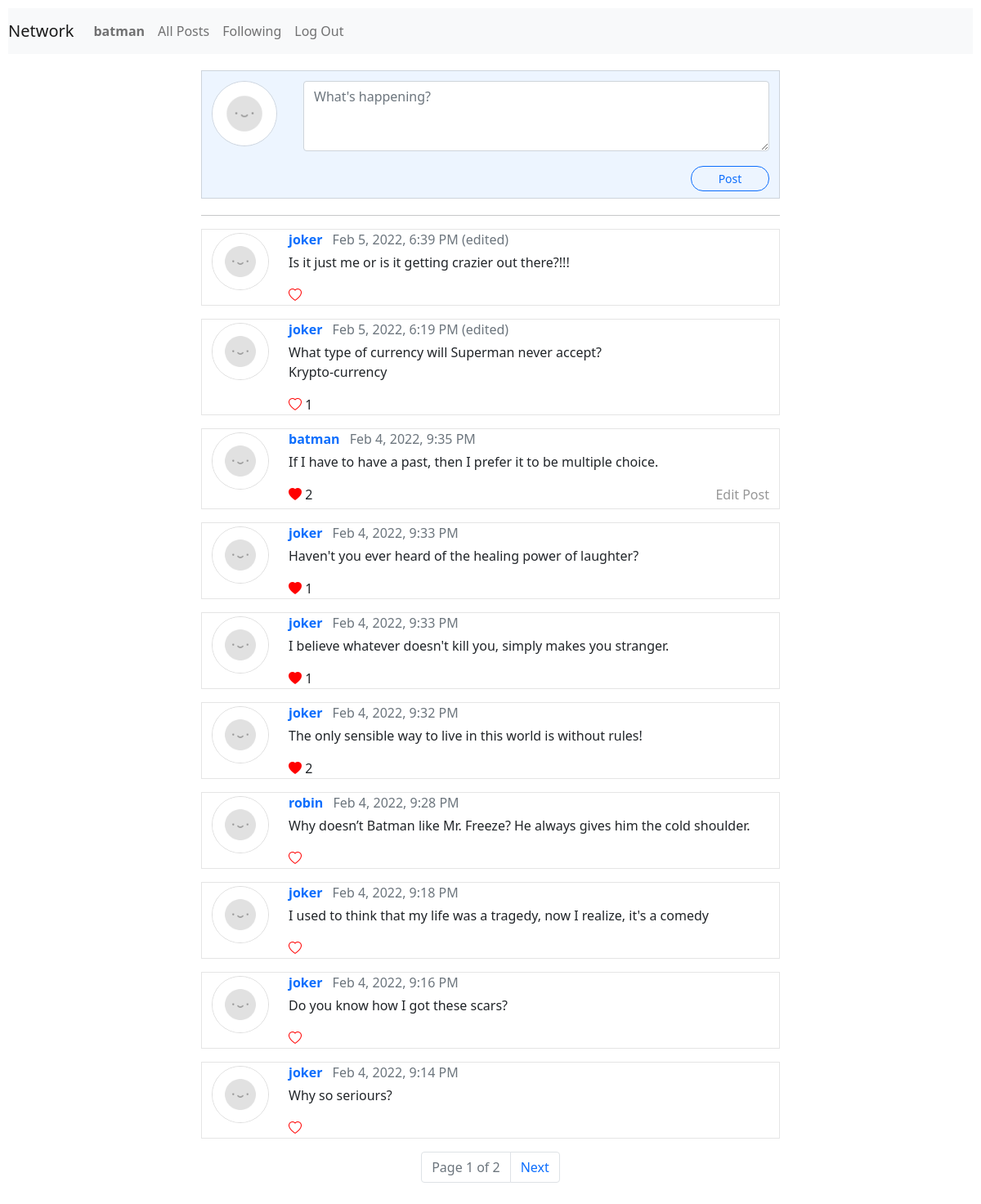
/ (signed in), run on the app's committed database.
### network/models.py (models this page shows, shortened)
class User(AbstractUser):
    following = models.ManyToManyField('self', symmetrical=False)
    followers = models.ManyToManyField('self', symmetrical=False, related_name='subs')
    joined = models.DateTimeField(auto_now_add=True)
    def __str__(self) -> str:
        return self.username

class Post(models.Model):
    author = models.ForeignKey(User, on_delete=models.CASCADE, related_name="posts")
    content = models.TextField()
    likes = models.ManyToManyField(User)
    timestamp = models.DateTimeField(auto_now_add=True)
    updated = models.BooleanField(default=False)
    class Meta:
        ordering = ['-timestamp']

### network/views.py (the view)
# urls.py: path("", views.index, name="index"),
def index(request):
    if request.method == "POST":
        content = request.POST['post']
        Post.objects.create(author=request.user, content=content)
        return redirect('index')
    else:
        posts = Post.objects.all()
        paginator = Paginator(posts, 10)
        page_number = request.GET.get('page')
        page_obj = paginator.get_page(page_number)
        return render(request, 'network/index.html', {
            "page_obj": page_obj,
        })

### network/templates/network/index.html (shortened to what this page needs)
{% extends "network/layout.html" %}
{% load static %}
{% block body %}
    <div class="container postsblock">
        {% if user.is_authenticated %}
            <div class="row mt-2">
                <div class="col-auto">
                    <img class="avatar my-1" src="{% static 'network/avatar.png' %}" alt="avatar"
                    height="80px" width="80px">
                </div>
                <div class="col">
                    <form action="{% url 'index' %}" method="post" class="ms-2">
                        <textarea rows="3" name="post" class="comment-input form-control mb-2 mt-1" placeholder="What's happening?" required></textarea>
                        <div class="d-flex justify-content-end">
                            <button class="btn btn-outline-primary btn-sm mb-2" type="submit">Post</button>
                        </div>
                    </form>
                </div>
            </div>
        {% else %}
            <div class="pb-3 notlogged">
                Please, <a href="{% url 'login' %}">Log in</a>  to post.
                Don't have an account? <a href="{% url 'register' %}">Register here.</a>
            </div>
        {% endif %}
    </div>
    {% include "network/posts.html" %}
{% endblock %}

### network/templates/network/layout.html (shortened to what this page needs)
{% load static %}
<!DOCTYPE html>
<html lang="en">
    <head>
        <link href="https://cdn.jsdelivr.net/npm/bootstrap@5.1.3/dist/css/bootstrap.min.css" rel="stylesheet">
        <link rel="stylesheet" href="https://cdn.jsdelivr.net/npm/bootstrap-icons@1.7.2/font/bootstrap-icons.css">
        <link href="{% static 'network/styles.css' %}" rel="stylesheet">
    </head>
    <body>
        <nav class="navbar navbar-expand-lg navbar-light bg-light">
            <a class="navbar-brand" href="{% url 'index' %}">Network</a>
            <div>
              <ul class="navbar-nav mr-auto">
                {% if user.is_authenticated %}
                    <li class="nav-item">
                        <a class="nav-link" href="{% url 'profile' user.id %}"><strong>{{ user.username }}</strong></a>
                    </li>
                {% endif %}
                <li class="nav-item">
                  <a class="nav-link" href="{% url 'index' %}">All Posts</a>
                </li>
                {% if user.is_authenticated %}
                    <li class="nav-item">
                        <a class="nav-link" href="{% url 'following' %}">Following</a>
                    </li>
                    <li class="nav-item">
                        <a class="nav-link" href="{% url 'logout' %}">Log Out</a>
                    </li>
                {% endif %}
              </ul>
            </div>
          </nav>
        <div class="body">
            {% block body %}
            {% endblock %}
        </div>
    </body>
</html>

### network/templates/network/posts.html (shortened to what this page needs)
{% load static %}
<hr>
<div class="container posts">
    {% for post in page_obj %}
        <div class="row my-3 post">
            <div class="col-auto">
                <img class="avatar my-1" src="{% static 'network/avatar.png' %}" alt="avatar"
                height="70px" width="70px">
            </div>
            <div class="col" data-content="{{ post.id }}">
                <div class="mb-1">
                    <strong><a href="{% url 'profile' post.author.id %}">{{ post.author }}</a></strong>
                    <span class="text-muted fw-lighter ms-2">{{ post.timestamp|date:"M j, Y, g:i A" }}</span>
                    <span class="text-muted fw-lighter">
                        {% if post.updated %}
                            (edited)
                        {% endif %}
                    </span>
                </div>
                <div>
                    <p class="content">{{ post.content }}</p>
                    <div class="likes">
                        {% if user in post.likes.all %}
                            <i id="{{ post.id }}" class="bi bi-heart-fill like"></i>
                        {% else %}
                            <i id="{{ post.id }}" class="bi bi-heart like"></i>
                        {% endif %}
                        <span class="count">
                            {% if post.likes.count > 0 %}
                                {{ post.likes.count }}
                            {% endif %}
                        </span>
                    </div>
                    {% if user == post.author %}
                        <div class="edit">
                            Edit Post
                        </div>
                    {% endif %}
                </div>
            </div>
        </div>
    {% endfor %}
</div>
<nav aria-label="Page navigation" class="mt-3">
    <ul class="pagination justify-content-center">
        {% if page_obj.has_other_pages %}
            <li class="page-item disabled">
                <a class="page-link">Page {{ page_obj.number }} of {{ page_obj.paginator.num_pages }}</a>
            </li>
        {% endif %}
        {% if page_obj.has_next %}
            <li class="page-item"><a class="page-link" href="?page={{ page_obj.next_page_number }}">Next</a></li>
        {% endif %}
    </ul>
</nav>

### network/static/network/styles.css (style rules this page uses)
body { padding: 10px; }
.postsblock { width: 60%; background-color: rgba(140, 190, 255, 0.151); border: 1px solid rgba(0, 0, 0, 0.137); margin-top: 20px; text-align: center; }
.comment-input { width: 100%; margin-left: 0; }
img.avatar { border-radius: 50%; border: 1px solid rgba(0, 0, 0, 0.137); }
div.container { height: 50%; width: 60%; }
div.posts { width: 60%; }
hr { width: 60%; margin: auto; margin-top: 20px; border: none; }
.post { border: 1px solid rgba(0, 0, 0, 0.103); }
div.likes { margin-bottom: 5px; display: inline; }
.like { color: red; cursor: pointer; }
a, a:hover { text-decoration: none; }
button.btn-sm { border-radius: 15px; float: right; width: 6rem; margin-top: 10px; }
div.edit { float: right; color: rgba(0, 0, 0, 0.411); cursor: pointer; display: inline; margin-bottom: 5px; }
p.content { white-space: pre-wrap; }

### data on the page
User: username "batman"
Post: author "joker", timestamp "Feb 5, 2022, 6:39 PM", updated "(edited)", content "Is it just me or is it getting crazier out there?!!!"
Post: author "joker", timestamp "Feb 5, 2022, 6:19 PM", updated "(edited)", content "What type of currency will Superman never accept? Krypto-currency", likes.count "1"
Post: author "batman", timestamp "Feb 4, 2022, 9:35 PM", content "If I have to have a past, then I prefer it to be multiple choice.", likes.count "2", shows "Edit Post"
Post: author "joker", timestamp "Feb 4, 2022, 9:33 PM", content "Haven't you ever heard of the healing power of laughter?", likes.count "1"
Post: author "joker", timestamp "Feb 4, 2022, 9:33 PM", content "I believe whatever doesn't kill you, simply makes you stranger.", likes.count "1"
Post: author "joker", timestamp "Feb 4, 2022, 9:32 PM", content "The only sensible way to live in this world is without rules!", likes.count "2"
Post: author "robin", timestamp "Feb 4, 2022, 9:28 PM", content "Why doesn’t Batman like Mr. Freeze? He always gives him the cold shoulder."
Post: author "joker", timestamp "Feb 4, 2022, 9:18 PM", content "I used to think that my life was a tragedy, now I realize, it's a comedy"
Post: author "joker", timestamp "Feb 4, 2022, 9:16 PM", content "Do you know how I got these scars?"
Post: author "joker", timestamp "Feb 4, 2022, 9:14 PM", content "Why so seriours?"

### other printed values
{{ page_obj.number }} "1"
{{ page_obj.paginator.num_pages }} "2"
